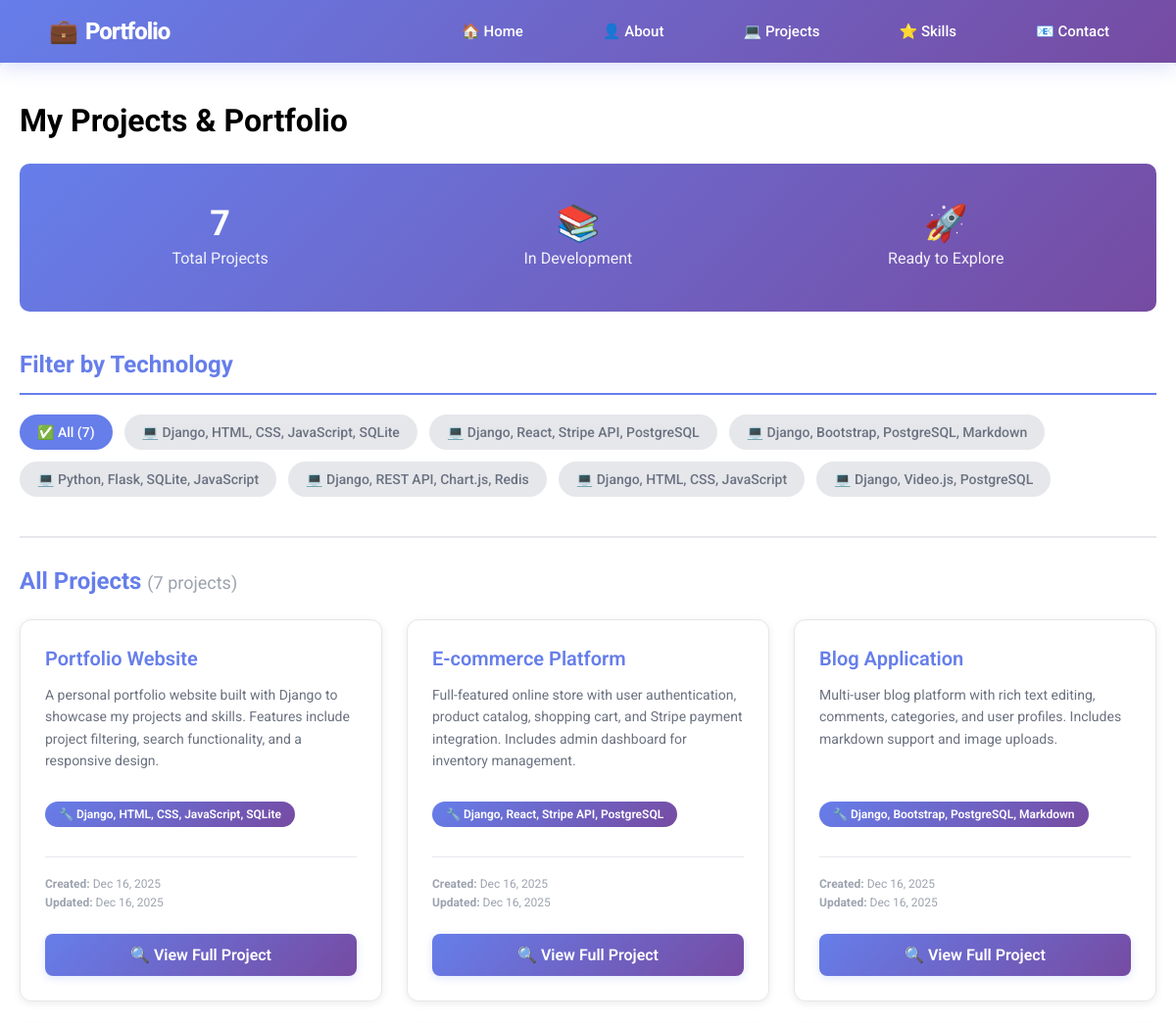
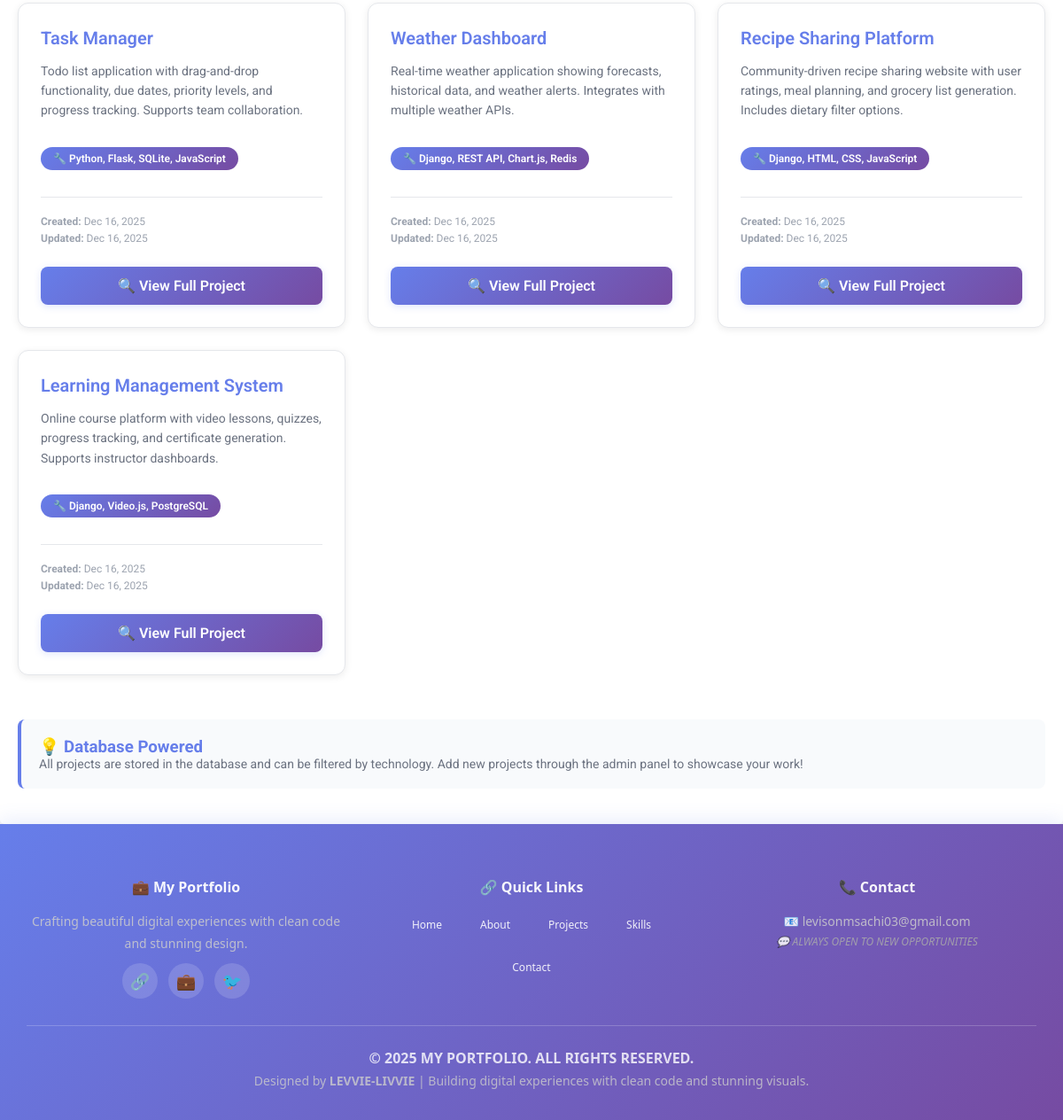
/projects/, run on the app's committed database (2 pictures, top to bottom).
### main/models.py (models this page shows, shortened)
class Project(models.Model):
    title = models.CharField(max_length=200)
    image_url = models.URLField(blank=True, null=True)
    description = models.TextField()
    technology = models.CharField(max_length=100)
    created_at = models.DateTimeField(auto_now_add=True)
    updated_at = models.DateTimeField(auto_now=True)
    is_published = models.BooleanField(default=True)

### main/views.py (the view)
# urls.py: path('projects/', views.projects, name='projects'),  # Projects page
def projects(request):
    all_projects = Project.objects.filter(is_published=True)
    technologies = Project.objects.values_list(
        'technology', flat=True
    ).distinct()
    selected_tech = request.GET.get('tech')
    if selected_tech:
        all_projects = all_projects.filter(technology__icontains=selected_tech)
    context = {
        'projects': all_projects,  # Now from database!
        'technologies': technologies,
        'selected_tech': selected_tech,
        'total_count': all_projects.count(),
    }
    return render(request, 'main/projects.html', context)

### main/templates/main/projects.html (shortened to what this page needs)
{% extends 'main/base.html' %}
{% block content %}
<h1>My Projects & Portfolio</h1>
<div style="
  background: linear-gradient(135deg, #667eea 0%, #764ba2 100%);
  color: white;
  padding: 25px;
  border-radius: 10px;
  margin: 25px 0;
">
  <div style="display: flex; justify-content: space-around; text-align: center; flex-wrap: wrap;">
    <div style="margin: 15px;">
      <h2 style="margin: 0; font-size: 36px; font-weight: bold">{{ projects|length }}</h2>
      <p style="margin: 5px 0; opacity: 0.9">Total Projects</p>
    </div>
    <div style="margin: 15px;">
      <h2 style="margin: 0; font-size: 36px; font-weight: bold">📚</h2>
      <p style="margin: 5px 0; opacity: 0.9">In Development</p>
    </div>
    <div style="margin: 15px;">
      <h2 style="margin: 0; font-size: 36px; font-weight: bold">🚀</h2>
      <p style="margin: 5px 0; opacity: 0.9">Ready to Explore</p>
    </div>
  </div>
</div>
{% if technologies %}
<div style="margin: 40px 0;">
  <h2 style="color: #667eea; border-bottom: 2px solid #667eea; padding-bottom: 15px; margin-bottom: 20px;">
    Filter by Technology
  </h2>
  <div style="display: flex; flex-wrap: wrap; gap: 12px; margin-top: 20px;">
    <a href="{% url 'projects' %}"
       style="
         background: {% if not selected_tech %}#667eea{% else %}#e5e7eb{% endif %};
         color: {% if not selected_tech %}white{% else %}#6b7280{% endif %};
         padding: 10px 18px;
         border-radius: 25px;
         text-decoration: none;
         font-weight: 500;
         font-size: 14px;
         transition: all 0.2s;
         display: inline-block;
       "
       onmouseover="this.style.background='#667eea'; this.style.color='white'; this.style.transform='scale(1.05)'"
       onmouseout="this.style.background='{% if not selected_tech %}#667eea{% else %}#e5e7eb{% endif %}'; this.style.color='{% if not selected_tech %}white{% else %}#6b7280{% endif %}'; this.style.transform='scale(1)'"
    >
      ✅ All ({{ projects.count }})
    </a>
    {% for tech in technologies %}
      <a href="{% url 'projects' %}?tech={{ tech|urlencode }}"
         style="
           background: {% if selected_tech == tech %}#667eea{% else %}#e5e7eb{% endif %};
           color: {% if selected_tech == tech %}white{% else %}#6b7280{% endif %};
           padding: 10px 18px;
           border-radius: 25px;
           text-decoration: none;
           font-weight: 500;
           font-size: 14px;
           transition: all 0.2s;
           display: inline-block;
         "
         onmouseover="this.style.background='#667eea'; this.style.color='white'; this.style.transform='scale(1.05)'"
         onmouseout="this.style.background='{% if selected_tech == tech %}#667eea{% else %}#e5e7eb{% endif %}'; this.style.color='{% if selected_tech == tech %}white{% else %}#6b7280{% endif %}'; this.style.transform='scale(1)'"
      >
        💻 {{ tech }}
      </a>
    {% endfor %}
  </div>
</div>
{% endif %}
{% if projects %}
<div style="margin: 40px 0; border-top: 2px solid #e5e7eb; padding-top: 30px;">
  <h2 style="color: #667eea; margin-bottom: 25px;">
    {% if selected_tech %}
      Projects in <span style="color: #764ba2;">{{ selected_tech }}</span>
    {% else %}
      All Projects
    {% endif %}
    <span style="color: #9ca3af; font-size: 18px; font-weight: normal;">
      ({{ total_count }} project{{ total_count|pluralize }})
    </span>
  </h2>
  <div style="
    display: grid;
    grid-template-columns: repeat(auto-fill, minmax(350px, 1fr));
    gap: 25px;
    margin-top: 25px;
  ">
    {% for project in projects %}
    <div style="
      border: 1px solid #e5e7eb;
      border-radius: 12px;
      padding: 25px;
      background: #ffffff;
      box-shadow: 0 2px 8px rgba(0, 0, 0, 0.08);
      transition: all 0.3s ease;
      display: flex;
      flex-direction: column;
    "
    onmouseover="this.style.boxShadow='0 8px 20px rgba(102, 126, 234, 0.15)'; this.style.transform='translateY(-5px)'"
    onmouseout="this.style.boxShadow='0 2px 8px rgba(0, 0, 0, 0.08)'; this.style.transform='translateY(0)'"
    >
      <h3 style="
        color: #667eea;
        margin: 0 0 12px 0;
        font-size: 20px;
        font-weight: 600;
        line-height: 1.4;
      ">
        {{ project.title }}
      </h3>
      <p style="
        color: #6b7280;
        margin: 0 0 15px 0;
        line-height: 1.6;
        font-size: 14px;
        flex-grow: 1;
      ">
        {{ project.description|truncatewords:30 }}
      </p>
      <div style="margin: 15px 0;">
        <span style="
          background: linear-gradient(135deg, #667eea 0%, #764ba2 100%);
          color: white;
          padding: 6px 14px;
          border-radius: 20px;
          font-size: 12px;
          font-weight: 600;
          display: inline-block;
        ">
          🔧 {{ project.technology }}
        </span>
      </div>
      <div style="
        margin: 15px 0 20px 0;
        padding-top: 15px;
        border-top: 1px solid #e5e7eb;
        font-size: 12px;
        color: #9ca3af;
      ">
        <p style="margin: 5px 0;">
          <strong>Created:</strong> {{ project.created_at|date:"M d, Y" }}
        </p>
        <p style="margin: 5px 0;">
          <strong>Updated:</strong> {{ project.updated_at|date:"M d, Y" }}
        </p>
      </div>
      <a href="{% url 'project-detail' project.id %}"
         style="
           background: linear-gradient(135deg, #667eea 0%, #764ba2 100%);
           color: white;
           padding: 12px 20px;
           text-decoration: none;
           border-radius: 8px;
           font-weight: 600;
           text-align: center;
           transition: all 0.2s;
           display: block;
           box-shadow: 0 2px 8px rgba(102, 126, 234, 0.2);
         "
         onmouseover="this.style.boxShadow='0 6px 16px rgba(102, 126, 234, 0.35)'; this.style.transform='translateY(-2px)'"
         onmouseout="this.style.boxShadow='0 2px 8px rgba(102, 126, 234, 0.2)'; this.style.transform='translateY(0)'"
      >
        🔍 View Full Project
      </a>
    </div>
    {% endfor %}
  </div>
</div>
{% endif %}
<div style="
  margin-top: 50px;
  padding: 20px;
  background: #f8fafc;
  border-radius: 8px;
  border-left: 4px solid #667eea;
">
  <h3 style="margin-top: 0; color: #667eea;">💡 Database Powered</h3>
  <p style="margin: 0; color: #6b7280; font-size: 14px;">
    All projects are stored in the database and can be filtered by technology.
    Add new projects through the admin panel to showcase your work!
  </p>
</div>
{% endblock %}

### main/templates/main/base.html (shortened to what this page needs)
{% load static %}
<!DOCTYPE html>
<html>
  <head>
    <link rel="stylesheet" href="{% static 'main/css/style.css' %}" />
  </head>
  <body>
    <nav>
      <div>
        <a href="{% url 'home' %}" class="logo">
          <span>💼</span>
          <span>Portfolio</span>
        </a>
        <div class="nav-links">
          <a href="{% url 'home' %}">🏠 Home</a>
          <a href="{% url 'about' %}">👤 About</a>
          <a href="{% url 'projects' %}">💻 Projects</a>
          <a href="{% url 'skills' %}">⭐ Skills</a>
          <a href="{% url 'contact' %}">📧 Contact</a>
        </div>
      </div>
    </nav>
    <div class="content">
      {% block content %}{% endblock %}
    </div>
    <footer>
      <div class="footer-content">
        <div class="footer-section">
          <h3>💼 My Portfolio</h3>
          <p>Crafting beautiful digital experiences with clean code and stunning design.</p>
          <div class="social-links">
            <a href="#" title="GitHub">🔗</a>
            <a href="#" title="LinkedIn">💼</a>
            <a href="#" title="Twitter">🐦</a>
          </div>
        </div>
        <div class="footer-section">
          <h3>🔗 Quick Links</h3>
          <div class="footer-links">
            <a href="{% url 'home' %}">Home</a>
            <a href="{% url 'about' %}">About</a>
            <a href="{% url 'projects' %}">Projects</a>
            <a href="{% url 'skills' %}">Skills</a>
            <a href="{% url 'contact' %}">Contact</a>
          </div>
        </div>
        <div class="footer-section">
          <h3>📞 Contact</h3>
          <p>📧 levisonmsachi03@gmail.com</p>
          <p>💬 Always open to new opportunities</p>
        </div>
      </div>
      <div class="footer-divider"></div>
      <div class="footer-bottom">
        <p>&copy; 2025 My Portfolio. All rights reserved.</p>
        <p>Designed by <strong>LEVVIE-LIVVIE</strong> | Building digital experiences with clean code and stunning visuals.</p>
      </div>
    </footer>
  </body>
</html>

### main/static/main/css/style.css (style rules this page uses)
body { font-family: 'Roboto', sans-serif; margin: 0; padding: 0; background-color: #f4f4f4; }
nav { background: #333; padding: 20px; text-align: center; }
nav a { color: white; margin: 0 20px; text-decoration: none; font-size: 18px; }
.content { max-width: 800px; margin: 20px auto; padding: 20px; background: white; border-radius: 5px; box-shadow: 0 0 10px rgba(0,0,0,0.1); }
footer { position: fixed; bottom: 0; width: 100%; margin-left: auto; margin-right: auto; text-align: center; padding: 20px; background: #333; color: white; margin-top: 20px; }
footer p { margin: 5px 0; font-size: 16px; font-weight: bold; color: #fff; text-transform: uppercase; }
footer p:nth-child(2) { font-size: 14px; font-weight: normal; color: #ccc; text-transform: none; }
footer p:nth-child(3) { font-size: 12px; font-weight: lighter; color: #aaa; font-style: italic; }

### main/templates/main/base.html (style rules this page uses)
* { margin: 0; padding: 0; box-sizing: border-box; }
body { display: flex; flex-direction: column; min-height: 100vh; background: #f9fafb; }
nav { background: linear-gradient(135deg, #667eea 0%, #764ba2 100%); padding: 0; box-shadow: 0 4px 20px rgba(102, 126, 234, 0.25); position: sticky; top: 0; z-index: 1000; }
nav > div { display: flex; align-items: center; justify-content: space-between; max-width: 1200px; margin: 0 auto; padding: 0 30px; width: 100%; }
.logo { font-size: 24px; font-weight: 800; color: white; text-decoration: none; letter-spacing: -1px; display: flex; align-items: center; gap: 8px; padding: 18px 0; }
.nav-links { display: flex; gap: 5px; list-style: none; }
nav a { color: white; text-decoration: none; padding: 12px 18px; font-weight: 500; font-size: 15px; transition: all 0.3s ease; border-radius: 8px; position: relative; display: flex; align-items: center; gap: 6px; }
nav a::before { content: ''; position: absolute; bottom: 0; left: 50%; width: 0; height: 2px; background: #fff; transition: all 0.3s ease; transform: translateX(-50%); }
.content { padding: 40px 20px; flex: 1; max-width: 1200px; margin: 0 auto; width: 100%; }
footer { color: white; background: linear-gradient(135deg, #667eea 0%, #764ba2 100%); padding: 60px 30px 30px; text-align: center; position: relative; bottom: 0; width: 100%; left: 0; right: 0; margin-top: auto; font-family: 'Segoe UI', Tahoma, Geneva, Verdana, sans-serif; box-shadow: 0 -4px 20px rgba(102, 126, 234, 0.15); }
.footer-content { max-width: 1200px; margin: 0 auto; display: grid; grid-template-columns: repeat(auto-fit, minmax(250px, 1fr)); gap: 30px; margin-bottom: 30px; }
.footer-section h3 { font-size: 16px; margin-bottom: 15px; font-weight: 600; opacity: 0.95; }
.footer-section p { font-size: 13px; opacity: 0.85; line-height: 1.8; margin: 0; }
.footer-links { display: flex; justify-content: center; gap: 15px; flex-wrap: wrap; }
.footer-links a { color: white; text-decoration: none; font-size: 12px; padding: 8px 14px; border-radius: 6px; transition: all 0.2s; opacity: 0.9; }
.social-links { display: flex; justify-content: center; gap: 12px; margin-top: 10px; }
.social-links a { display: inline-flex; align-items: center; justify-content: center; width: 40px; height: 40px; background: rgba(255, 255, 255, 0.15); border-radius: 50%; color: white; text-decoration: none; font-size: 18px; transition: all 0.3s ease; }
.footer-divider { height: 1px; background: rgba(255, 255, 255, 0.2); margin: 25px 0; }
.footer-bottom { text-align: center; font-size: 12px; opacity: 0.8; }
.footer-bottom p { margin: 5px 0; }

### data on the page
Project: title "Portfolio Website", description "A personal portfolio website built with Django to showcase my projects and skills. Features include project filtering, search functionality, and a responsive design.", technology "Django, HTML, CSS, JavaScript, SQLite", created_at "Dec 16, 2025", updated_at "Dec 16, 2025"
Project: title "E-commerce Platform", description "Full-featured online store with user authentication, product catalog, shopping cart, and Stripe payment integration. Includes admin dashboard for inventory management.", technology "Django, React, Stripe API, PostgreSQL", created_at "Dec 16, 2025", updated_at "Dec 16, 2025"
Project: title "Blog Application", description "Multi-user blog platform with rich text editing, comments, categories, and user profiles. Includes markdown support and image uploads.", technology "Django, Bootstrap, PostgreSQL, Markdown", created_at "Dec 16, 2025", updated_at "Dec 16, 2025"
Project: title "Task Manager", description "Todo list application with drag-and-drop functionality, due dates, priority levels, and progress tracking. Supports team collaboration.", technology "Python, Flask, SQLite, JavaScript", created_at "Dec 16, 2025", updated_at "Dec 16, 2025"
Project: title "Weather Dashboard", description "Real-time weather application showing forecasts, historical data, and weather alerts. Integrates with multiple weather APIs.", technology "Django, REST API, Chart.js, Redis", created_at "Dec 16, 2025", updated_at "Dec 16, 2025"
Project: title "Recipe Sharing Platform", description "Community-driven recipe sharing website with user ratings, meal planning, and grocery list generation. Includes dietary filter options.", technology "Django, HTML, CSS, JavaScript", created_at "Dec 16, 2025", updated_at "Dec 16, 2025"
Project: title "Learning Management System", description "Online course platform with video lessons, quizzes, progress tracking, and certificate generation. Supports instructor dashboards.", technology "Django, Video.js, PostgreSQL", created_at "Dec 16, 2025", updated_at "Dec 16, 2025"

### other printed values
{{ projects|length }} "7"
{{ projects.count }} "7"
{{ tech }} "Django, HTML, CSS, JavaScript, SQLite" "Django, React, Stripe API, PostgreSQL" "Django, Bootstrap, PostgreSQL, Markdown" "Python, Flask, SQLite, JavaScript" "Django, REST API, Chart.js, Redis" "Django, HTML, CSS, JavaScript" "Django, Video.js, PostgreSQL"
{{ total_count }} "7"
